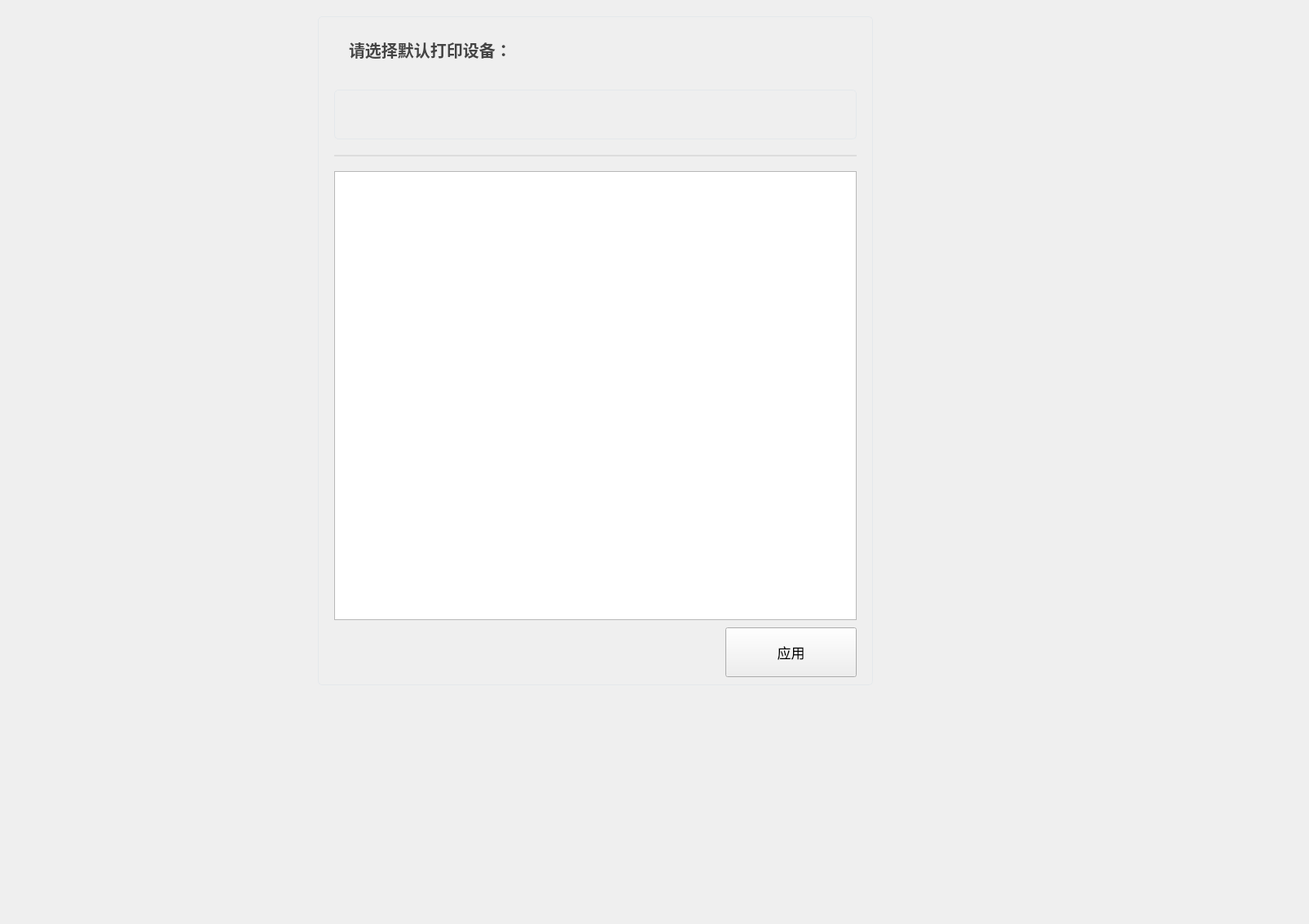
<?xml version="1.0" encoding="UTF-8"?>
<ui version="4.0">
 <class>frmPrinterSetting</class>
 <widget class="QWidget" name="frmPrinterSetting">
  <property name="geometry">
   <rect>
    <x>0</x>
    <y>0</y>
    <width>1606</width>
    <height>1134</height>
   </rect>
  </property>
  <property name="windowTitle">
   <string>Form</string>
  </property>
  <widget class="QWidget" name="widget" native="true">
   <property name="geometry">
    <rect>
     <x>390</x>
     <y>20</y>
     <width>681</width>
     <height>821</height>
    </rect>
   </property>
   <property name="styleSheet">
    <string notr="true">QWidget#widget{
background-color: transparent;
border:1px solid #E4E8EB;
border-radius:5px;
}</string>
   </property>
   <widget class="QLabel" name="lblHoleinfo_7">
    <property name="geometry">
     <rect>
      <x>38</x>
      <y>26</y>
      <width>261</width>
      <height>30</height>
     </rect>
    </property>
    <property name="font">
     <font>
      <family>苹方 粗体</family>
      <pointsize>15</pointsize>
      <weight>75</weight>
      <bold>true</bold>
     </font>
    </property>
    <property name="focusPolicy">
     <enum>Qt::NoFocus</enum>
    </property>
    <property name="styleSheet">
     <string notr="true">color:#444444;</string>
    </property>
    <property name="text">
     <string>请选择默认打印设备：</string>
    </property>
   </widget>
   <widget class="QLineEdit" name="ldtPrinterSelect">
    <property name="geometry">
     <rect>
      <x>20</x>
      <y>90</y>
      <width>641</width>
      <height>61</height>
     </rect>
    </property>
    <property name="font">
     <font>
      <family>苹方 粗体</family>
      <pointsize>-1</pointsize>
      <weight>50</weight>
      <italic>false</italic>
      <bold>false</bold>
     </font>
    </property>
    <property name="focusPolicy">
     <enum>Qt::ClickFocus</enum>
    </property>
    <property name="styleSheet">
     <string notr="true">border:1px solid #E4E8EB;border-radius:5px;padding:2px 4px;background-color: transparent;color:#444444;
font:18px &quot;苹方 粗体&quot;;</string>
    </property>
    <property name="text">
     <string/>
    </property>
    <property name="alignment">
     <set>Qt::AlignLeading|Qt::AlignLeft|Qt::AlignVCenter</set>
    </property>
    <property name="readOnly">
     <bool>true</bool>
    </property>
   </widget>
   <widget class="QPushButton" name="btnApply">
    <property name="geometry">
     <rect>
      <x>500</x>
      <y>750</y>
      <width>161</width>
      <height>61</height>
     </rect>
    </property>
    <property name="font">
     <font>
      <family>苹方 粗体</family>
      <pointsize>13</pointsize>
      <weight>50</weight>
      <bold>false</bold>
      <stylestrategy>PreferDefault</stylestrategy>
     </font>
    </property>
    <property name="focusPolicy">
     <enum>Qt::NoFocus</enum>
    </property>
    <property name="styleSheet">
     <string notr="true"/>
    </property>
    <property name="text">
     <string>应用</string>
    </property>
    <property name="iconSize">
     <size>
      <width>37</width>
      <height>32</height>
     </size>
    </property>
    <property name="checkable">
     <bool>false</bool>
    </property>
    <property name="checked">
     <bool>false</bool>
    </property>
    <property name="autoExclusive">
     <bool>false</bool>
    </property>
   </widget>
   <widget class="QLineEdit" name="lineEdit_5">
    <property name="geometry">
     <rect>
      <x>20</x>
      <y>170</y>
      <width>641</width>
      <height>20</height>
     </rect>
    </property>
    <property name="styleSheet">
     <string notr="true">	border:none;
	background-color:transparent;
	border-top:2px solid #DDDDDD;
</string>
    </property>
    <property name="readOnly">
     <bool>true</bool>
    </property>
   </widget>
   <widget class="QListWidget" name="lstProject">
    <property name="geometry">
     <rect>
      <x>20</x>
      <y>190</y>
      <width>641</width>
      <height>551</height>
     </rect>
    </property>
    <property name="font">
     <font>
      <family>苹方 粗体</family>
      <weight>75</weight>
      <italic>false</italic>
      <bold>true</bold>
     </font>
    </property>
    <property name="focusPolicy">
     <enum>Qt::NoFocus</enum>
    </property>
    <property name="styleSheet">
     <string notr="true"/>
    </property>
   </widget>
  </widget>
 </widget>
 <resources/>
 <connections/>
</ui>
